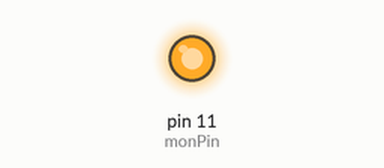
The sketch below on a simulated Arduino Uno, built with avr-gcc and run on an emulated ATmega328P. Parts: output pins drawn as LEDs (lit = HIGH).

Above: at 1.0 s.
At 3.0 s:
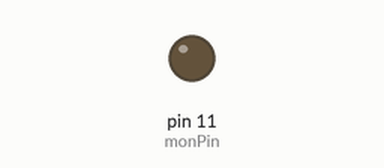
Timing chart, 0 to 5.2 s (numbered marks = the images above):
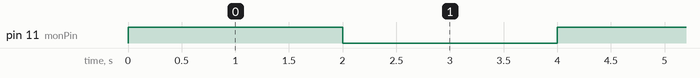

Measured:
- by itself, pin 11 (monPin): alternates HIGH for 2.0 s and LOW for 2.0 s

The sketch:

sketch_dec14a.ino
```cpp
int monPin=11;

void setup() {
  // put your setup code here, to run once:

  pinMode(monPin, OUTPUT); //arduino comprend qu'il doit me donner des résultats ici ; obliger d'intancier le pin et dire de quel type il est


}

void loop() {
  // put your main code here, to run repeatedly:

  digitalWrite(monPin, HIGH);
  delay(2000);
  digitalWrite(monPin, LOW);
  delay(2000);

}
```
